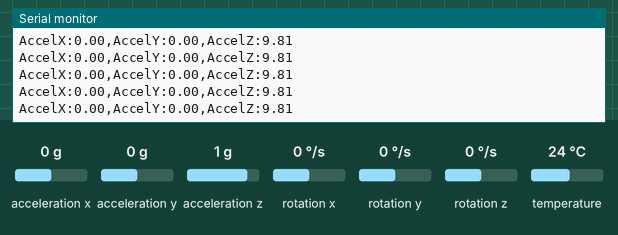
Bench run of a sketch on a simulated ESP8266 (NodeMCU). Parts: the last lines printed to the serial monitor. The inputs (shaded band) are chosen by the test bench; at power-on: acceleration x 0 g, acceleration y 0 g, acceleration z 1 g, rotation x 0 °/s, rotation y 0 °/s, rotation z 0 °/s, temperature 24 °C. WiFi joins after 1.5 s; servers stay silent unless stated; no MQTT or app messages arrive unless stated.

Above: at 2.8 s.
2.9 s: acceleration x set to -1.4 g
At 3.8 s:
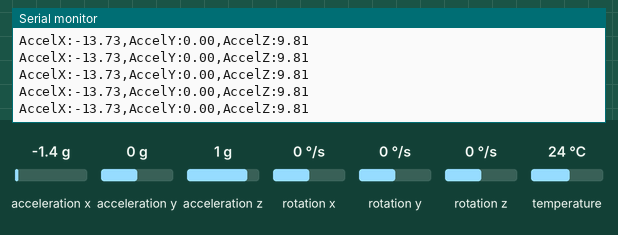
4.4 s: acceleration y set to -1.4 g
At 5.2 s:
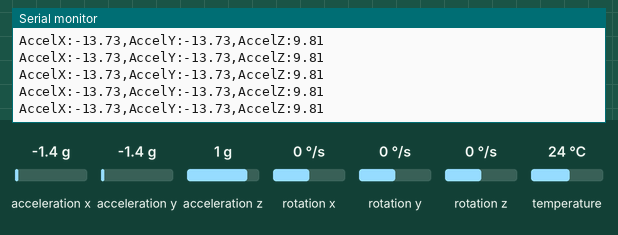
5.9 s: acceleration z set to -1.4 g
At 6.6 s:
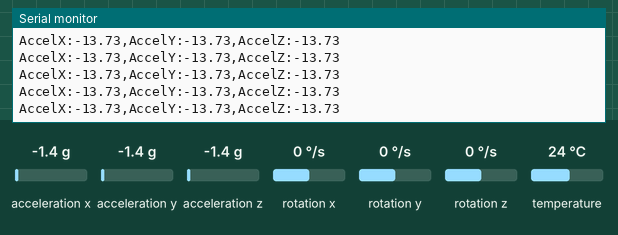

Measured:
- after the input at 2.9 s, the serial monitor: prints a new line at once (image 1)
- after the input at 4.4 s, the serial monitor: prints a new line at once (image 2)
- after the input at 5.9 s, the serial monitor: prints a new line at once (image 3)

The sketch:

seismo.ino
```cpp
/* First attempt at a seismometer sensor using MPU6050 sensor and ESP8266
 *
 *  Written by: John Rogers
 *  Rev: 1
 *  03-26-23
 *
 *  Website: https://wizworks.net
 *
 *  Permission is granted for free use both commercial and personal so long as this notice remains.
 *
 */


#include <Adafruit_MPU6050.h>
#include <Adafruit_Sensor.h>
#include <Wire.h>
#include <ESP8266WiFi.h>
#include <ESP8266WiFiMulti.h>
#include <PubSubClient.h>
WiFiClient espClient;
PubSubClient client(espClient);
long lastMsg = 0;
char msg[50];
int value = 0;


Adafruit_MPU6050 mpu;

//Ip address of your machine
const char* mqtt_server = "ip.of.mqtt.host";
const char* ssid =  "Your SSID";                                    // replace with your wifi ssid and wpa2 key
const char* pass =  "Your Password";

void setup(void) {
  Serial.begin(115200);
  while (!Serial) {
    delay(10); /* will pause Zero, Leonardo, etc until serial console opens */
  }

  // Try to initialize!
  if (!mpu.begin()) {
    Serial.println("Failed to find MPU6050 chip");
    while (1) {
      delay(10);
    }
  }

  setup_wifi();
  client.setServer(mqtt_server, 1883);
  /* join I2C bus (I2Cdev library doesn't do this automatically) */
  Wire.begin();

  mpu.setAccelerometerRange(MPU6050_RANGE_16_G);
  mpu.setGyroRange(MPU6050_RANGE_2000_DEG);
  mpu.setFilterBandwidth(MPU6050_BAND_260_HZ);
  Serial.println("");
  delay(100);
}

void setup_wifi() {
    Serial.println("Connecting to ");
    Serial.println(ssid);
    WiFi.mode(WIFI_STA);
    WiFi.begin(ssid, pass);
    while (WiFi.status() != WL_CONNECTED)
    {
        delay(500);
        Serial.print(".");
    }
    Serial.println("");
    Serial.println("WiFi connected");
}

void reconnect() {
  // Loop until we're reconnected
  while (!client.connected()) {
    Serial.print("Attempting MQTT connection...");
    // Attempt to connect
    if (client.connect("seismoClient", "mqtt.user", "mqtt.passwd")) {
      Serial.println("connected");
    } else {
      Serial.print("failed, rc=");
      Serial.print(client.state());
      Serial.println(" try again in 5 seconds");
      // Wait 5 seconds before retrying
      delay(5000);
    }
  }
}

void loop() {

  if (!client.connected()) {
    reconnect();
  }
  client.loop();
  /* Get new sensor events with the readings */
  sensors_event_t a, g, temp;
  mpu.getEvent(&a, &g, &temp);

  /* Print out the values for testing over serial connection*/
  Serial.print("AccelX:");
  Serial.print(a.acceleration.x);
  Serial.print(",");
  Serial.print("AccelY:");
  Serial.print(a.acceleration.y);
  Serial.print(",");
  Serial.print("AccelZ:");
  Serial.print(a.acceleration.z);
  Serial.println("");


  client.publish("seismo/Acc", (String(a.acceleration.x) + "," + String(a.acceleration.y) + "," + String(a.acceleration.z)).c_str(), true);

  delay(10);
}
```
